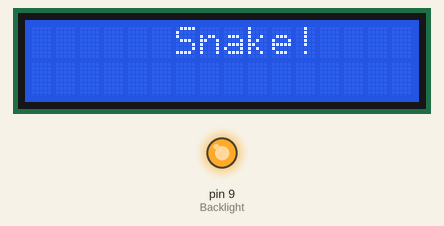
Recording of a sketch running on a simulated Arduino Uno, built with avr-gcc and run on an emulated ATmega328P. Shown: 16×2 character LCD, output pins drawn as LEDs (lit = HIGH). Random numbers use the default seed unless the sketch sets one.

Above: at 0.1 s.
At 2.1 s:
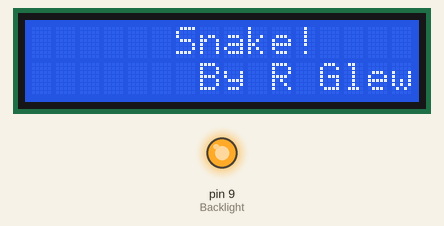
At 5.1 s:
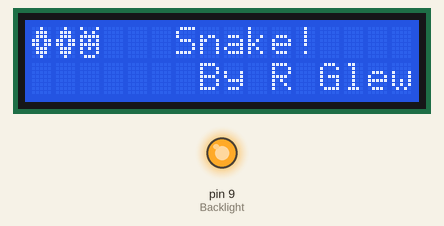
At 20.2 s:
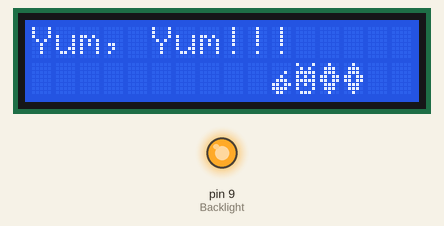
At 27.1 s:
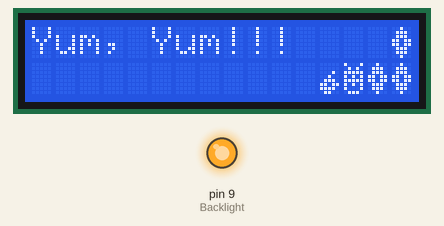
At 35.6 s:
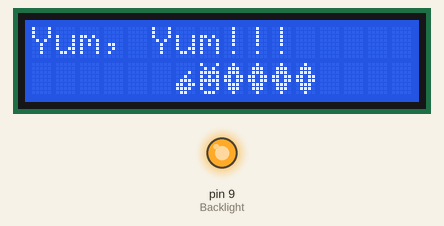

Measured:
- what the display in image 0 shows lasts 2.0 s, from 0.1 s to 2.1 s
- what the display in image 2 shows lasts 5.0 s, from 5.1 s to 10.1 s
- what the display in image 3 shows lasts 1.0 s, from 20.2 s to 21.2 s

The sketch:

Snake_v2.ino
```cpp
/*

This Sketch Demonstrates the use of a 16x2 LCD display and Customer Characters (Glyphs).

The LiquidCrystal library works with all LCD displays that are compatible with the Hitachi HD44780 driver.

The Sketch moves a custom defined snake Glyph clockwise around the edge of the LCD screen. It also randomly spawns an apple which causes the snake to grow when it eats it.

The code is designed to work for any size LCD - you just need to set the LCD size appropriately in the Global Variables.

The circuit:

    * LCD RS pin to digital pin 12
    * LCD Enable pin to digital pin 11
    * LCD D4 pin to digital pin 5
    * LCD D5 pin to digital pin 4
    * LCD D6 pin to digital pin 3
    * LCD D7 pin to digital pin 2
    * LCD R/W pin to ground
    * LCD Backlight Power (A) to digital pin 9 (Through a Resistor)
    * LCD Backlight GND (K) to GND
    * 10K resistor:
       * ends to +5V and ground
       * wiper to LCD VO pin (pin 3)
*/


// include the library code

#include <LiquidCrystal.h>

//Allocate LCD Control Pins

const int RS = 12;             //Set RS pin as Pin 12
const int Enable = 11;         //Set Enable as Pin 11
const int D4 = 5;              //Set D4 pin as Pin 5
const int D5 = 4;              //Set D5 pin as Pin 4
const int D6 = 3;              //Set D6 pin as Pin 3
const int D7 = 2;             //Set D7 pin as Pin 2
const int Backlight = 9;      //Set the backlight power to pin 9

//Set LCD Size

const int lcdRows = 2;                 //2 Rows
const int lcdCols = 16;                 //16 Columns

//Declare the LCD variable, with defined Pins

LiquidCrystal lcd(RS, Enable, D4, D5, D6, D7);

//Define Yes and No

const int YES = 1;
const int NO = 0;

// Define Maximum Length of Snake

int maxLength = 12;

// Set the time it takes the snake to move

long timeToMove = 200;


void setup(){

//Set Pins as Output

  pinMode(RS, OUTPUT);
  pinMode(Enable, OUTPUT);
  pinMode(D4, OUTPUT);
  pinMode(D5, OUTPUT);
  pinMode(D6, OUTPUT);
  pinMode(D7, OUTPUT);
  pinMode(Backlight, OUTPUT);

//Turn on the Backlight

  digitalWrite(Backlight, HIGH);

}


void loop(){

//Initialise LCD

  int extend = NO;                 //Define and Set the Extend Snake flag to No

  lcd.begin(lcdRows, lcdCols);     //Initialise the LCD to the correct size


// Define Snake Custom Character Numbers

  const int TAIL = 4;               //The Tail is Custom Character 0
  const int HEAD = 1;               //The Head is Customer Character 1
  const int CLEAR = 2;              //Custom Character 2 is used for Clear Space
  const int APPLE = 3;

//Define Snake Character BitMaps

  byte snakeHead[8] = {     //The BitMap for the head
     B10001,
     B01010,
     B11111,
     B10101,
     B11111,
     B10101,
     B10001,
     B01110
  };

  byte snakeTail[8] = {    //The BitMap for the tail
     B00100,
     B01110,
     B01110,
     B11011,
     B11011,
     B01110,
     B01110,
     B00100
  };

byte noSnake[8] = {        //The BitMap for Clear Space
     B00000,
     B00000,
     B00000,
     B00000,
     B00000,
     B00000,
     B00000,
     B00000
  };

byte apple[8] = {          //The BitMap for Clear Space
     B00000,
     B00000,
     B00010,
     B00100,
     B01110,
     B11011,
     B11110,
     B01100
  };

//Create Custom Characters (Glyphs)

  lcd.createChar(HEAD, snakeHead);
  lcd.createChar(TAIL, snakeTail);
  lcd.createChar(CLEAR, noSnake);
  lcd.createChar(APPLE, apple);


//Define Arrays for LCD data - Columns by Rows

  int lcdOutput [lcdCols][lcdRows];        //Holds the LCD output
  int oldLcdOutput [lcdCols][lcdRows];     //Holds the previous LCD Output


// Display Title Screen

   lcd.setCursor(6,0);
   lcd.print("Snake!");
   delay(2000);

   lcd.setCursor(7,1);
   lcd.print("By R Glew");
   delay(2000);

   lcd.setCursor(2,0);
   lcd.write(HEAD);
   delay(500);
   lcd.setCursor(1,0);
   lcd.write(TAIL);
   delay(500);
   lcd.setCursor(0,0);
   lcd.write(TAIL);
   delay(5000);


//Set snake start position

  for(int row=0; row < lcdRows; row++){    //Clear the Output LCD Array
    for(int col=0; col < lcdCols; col++){
      lcdOutput[col][row]=CLEAR;
    }
  }

// Put the snake in the 1st 3 Positions on Row 0 : oooO

  lcdOutput[0][0] = TAIL;
  lcdOutput[1][0] = TAIL;
  lcdOutput[2][0] = HEAD;

  int currentLength = 3;                  // Set current snake length
  unsigned long previousMillis = 0;       // Will store last time the snake moved


  while(1==1){                                           //Repeat this part forever!
                                                         //Render the output on the LCD
       for (int row=0; row < lcdRows; row++){            //For each Row
          for (int col =0; col < lcdCols; col++){        //For each column in the row
            lcd.setCursor(col, row);                     //Set the cursor position
            lcd.write(lcdOutput[col][row]);              //Write the required Character
          }
       }

       unsigned long currentMillis = millis();               //Establish current time

     if(currentMillis - previousMillis > timeToMove) {       //Is it time to move?
        previousMillis = currentMillis;                      //If so, save the last time the snake moved and.......

                                                                         //Set current LCD Output to Old LCD Output
        for (int oldrow = 0; oldrow < lcdRows; oldrow++){                   //For each Row
           for (int oldcol = 0; oldcol < lcdCols; oldcol++){                //For each column in the row
             oldLcdOutput[oldcol][oldrow] = lcdOutput[oldcol][oldrow];      //Copy the lcd output to old lcd output

           }
        }

       //Work out the snakes next position

         for(int row=0; row < lcdRows; row++){                       //Cycle through each row

           if(row == 0){                                             //Process Row 0

             for(int col = 1; col < lcdCols ; col++){
               lcdOutput[col][0]=oldLcdOutput[col-1][0];               //Move Old Cols 1-15 1 place Right
             }
             lcdOutput[0][row]=oldLcdOutput[0][row+1];                 //Move Column 0 up from Row below
           }

           if(row >0 && row < lcdRows-1){                            //Process Intermediate Rows
                lcdOutput[0][row]=oldLcdOutput[0][row+1];              //Move Column 0 up from Row below
                lcdOutput[15][row]=oldLcdOutput[15][row-1];            //Move Column 15 down from a row above
           }

           if(row == lcdRows-1){                                     //Process last Row//

                for (int col = 0; col < 15 ; col++){                    //for Columns 1-15
                   if(oldLcdOutput[col][row] == APPLE && oldLcdOutput[col+1][row] == HEAD && currentLength <= maxLength){   //Check to see if the Snake is about to eat an apple - if so, and the snake is not at maximum length
                     extend = YES;                                                                                          //Mark for Extension
                     lcd.setCursor(0,0);
                        lcd.print("Yum, Yum!!!");
                        delay(1000);
                   }

                   if(oldLcdOutput[col+1][row] != APPLE){               //If the column to the right is not an Apple (Stops apples being moved to left)
                     if(oldLcdOutput[col][row] != APPLE){               //and the column in the current position is not an apple (stops apples being deleted by Clear Space)
                        lcdOutput[col][row]=oldLcdOutput[col+1][row];   //Move old Cols 1-15 1 place left

                        if(extend == YES && lcdOutput[col][row] == CLEAR && lcdOutput[col-1][row] == TAIL && col != 0){  //If the snake needs extending and the current column is clear and the one to the left is a tail
                           lcdOutput[col][row] = TAIL;                                                                   //extend the tail in the current column - Will wait until the snake end is in the bottom row, if it extends into the top row
                           currentLength++;                                                                              //Add 1 to the current length
                           extend = NO;                                                                                  //Reset the extend flag
                        }
                     }
                     if(oldLcdOutput[col+1][row] == HEAD){               //If the old column to the right is a head
                        lcdOutput[col][row]=oldLcdOutput[col+1][row];    //Move the head Left to eat the apple!

                     }
                   }
                   if(oldLcdOutput[col][row] == APPLE){                  //If an apple spawns next to the snakes tail, clear the tail on the next refresh
                      lcdOutput[col-1][row] = CLEAR;
                   }
                }
                lcdOutput[15][row]=oldLcdOutput[15][row-1];                //Move previous Row, Column 15 down a row
            }
         }

         if(lcdOutput[0][0] == HEAD){                          // When the Head is in Row 0, Column 0 add an apple to a random column in the last row.
            int randomCol = random(3, 13);
            if(lcdOutput[randomCol][lcdRows-1] == CLEAR){
               lcdOutput[randomCol][lcdRows-1] = APPLE;
            }
         }
     }
  }
}
```
